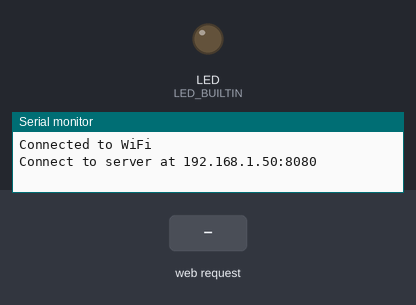
Bench run of a sketch on a simulated Raspberry Pi Pico W. On the bench: output pins drawn as LEDs (lit = HIGH), the last lines printed to the serial monitor. Dashed ring = blinking. Inputs (shaded band) come from the test bench. WiFi joins after 1.5 s; servers stay silent unless stated.

Above: at 2.7 s.
2.8 s: HTTP request GET /blink received
At 3.2 s:
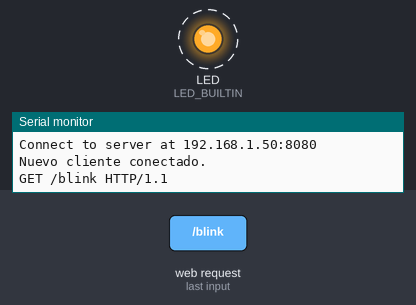
5.8 s: HTTP request GET /turnon received
8.8 s: HTTP request GET /turnoff received
At 10.2 s:
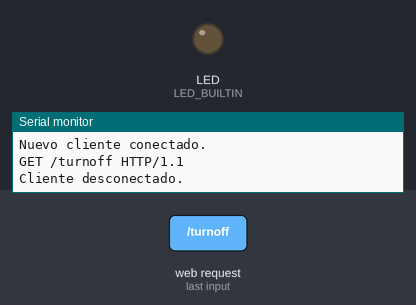
Timing chart, 0 to 11.8 s (numbered marks = the images above; inputs shaded):
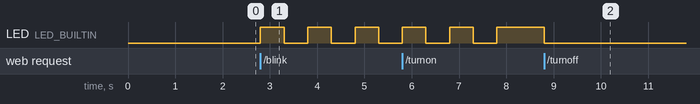

Measured:
- after the input at 2.8 s, LED (LED_BUILTIN): alternates HIGH for 0.50 s and LOW for 0.50 s, starting at once
- after the input at 8.8 s, LED (LED_BUILTIN): HIGH → LOW at once

The sketch:

Practica3_TeamDebian.ino
```cpp
//Práctica 3 - Pico W Wifi Server
//TeamDebian
//Santy Francisco Martinez Castellanos - 21211989
//Julio Alejandro Hernández León -21211963
//Luis Roberto Leal Lua - 21211970

#include <WiFi.h>

#ifndef STASSID
#define STASSID "INFINITUM5A66_2.4"
#define STAPSK "duke1975"
#endif

const char* ssid = STASSID;
const char* password = STAPSK;

int port = 8080;

WiFiServer server(port);

int ledSpeed = 1000;  // Velocidad predeterminada del LED en milisegundos
bool ledState = false; // Estado actual del LED

void setup() {
  Serial.begin(115200);
  pinMode(LED_BUILTIN, OUTPUT);
  WiFi.mode(WIFI_STA);
  WiFi.setHostname("PicoW2");
  Serial.printf("Connecting to '%s' with '%s'\n", ssid, password);
  WiFi.begin(ssid, password);
  while (WiFi.status() != WL_CONNECTED) {
    Serial.print(".");
    delay(100);
  }
  Serial.printf("\nConnected to WiFi\n\nConnect to server at %s:%d\n", WiFi.localIP().toString().c_str(), port);

  server.begin();
}

const char* htmlContent = R"(
<!DOCTYPE html>
<html lang="en">
<head>
    <meta charset="UTF-8">
    <meta name="viewport" content="width=device-width, initial-scale=1.0">
    <title>PicoW WebServer</title>
    <style>
        body {
            font-family: Arial, sans-serif;
            text-align: center;
            background-color: #fff;
            color: #2c3e50;
            margin: 0;
            padding: 0;
        }
        h1 {
            font-size: 36px;
            margin-top: 50px;
            margin-bottom: 20px;
            font-weight: bold;
        }
        button {
            font-size: 16px;
            padding: 10px;
            margin: 10px;
            background-color: #85a8ff;
            color: #fff;
            border: none;
            border-radius: 5px;
            cursor: pointer;
        }
        .button-container {
            display: flex;
            justify-content: center;
            flex-wrap: wrap;
        }
    </style>
</head>
<body>
    <h1>Team Debian</h1>
    <div class="button-container">
        <button onclick='turnOnLED()'>Encender</button>
        <button onclick='turnOffLED()'>Apagar</button>
        <button onclick='blinkLED()'>Parpadear</button>
    </div>
    <script>
        function turnOnLED() {
            // Encender
            var xhr = new XMLHttpRequest();
            xhr.open("GET", "/turnon", true);
            xhr.send();
        }
        function turnOffLED() {
            // Apagar
            var xhr = new XMLHttpRequest();
            xhr.open("GET", "/turnoff", true);
            xhr.send();
        }
        function blinkLED() {
            // Parpadear
            var xhr = new XMLHttpRequest();
            xhr.open("GET", "/blink", true);
            xhr.send();
        }
    </script>
</body>
</html>
)";

void loop() {
    WiFiClient client = server.accept();
    if (client) {
        Serial.println("Nuevo cliente conectado.");
        String req = client.readStringUntil('\r');
        Serial.println(req);
        client.flush();

        if (req.indexOf("/turnon") != -1) {

            ledState = true;
            digitalWrite(LED_BUILTIN, HIGH);
        } else if (req.indexOf("/turnoff") != -1) {

            ledState = false;
            digitalWrite(LED_BUILTIN, LOW);
        } else if (req.indexOf("/blink") != -1) {

            for (int i = 0; i < 5; i++) {
                digitalWrite(LED_BUILTIN, HIGH);
                delay(500);
                digitalWrite(LED_BUILTIN, LOW);
                delay(500);
            }
        }

        client.println("HTTP/1.1 200 OK");
        client.println("Content-Type: text/html");
        client.println("Connection: close");
        client.println();


        client.print(htmlContent);

        client.stop();
        Serial.println("Cliente desconectado.");
    }
}
```
